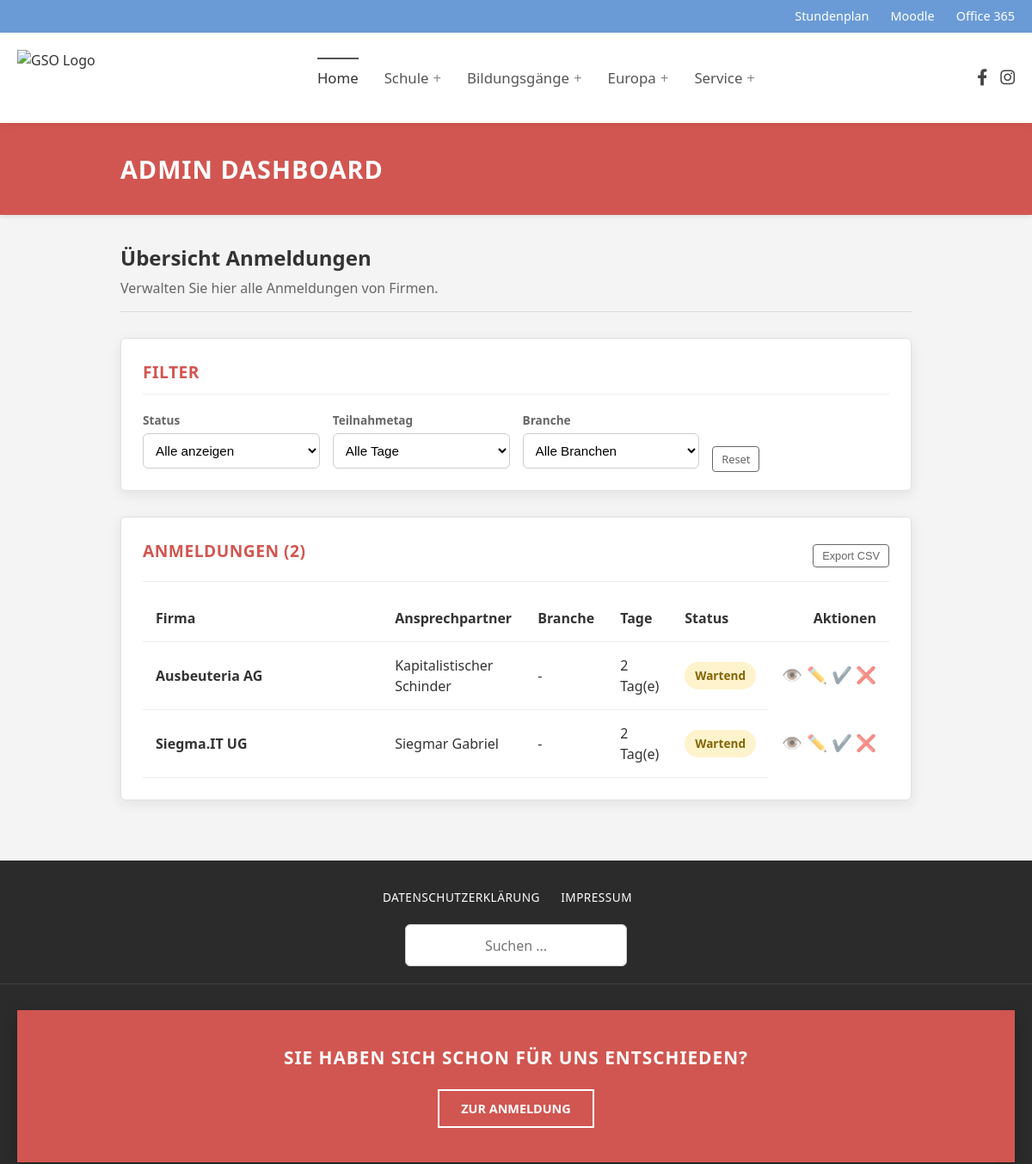
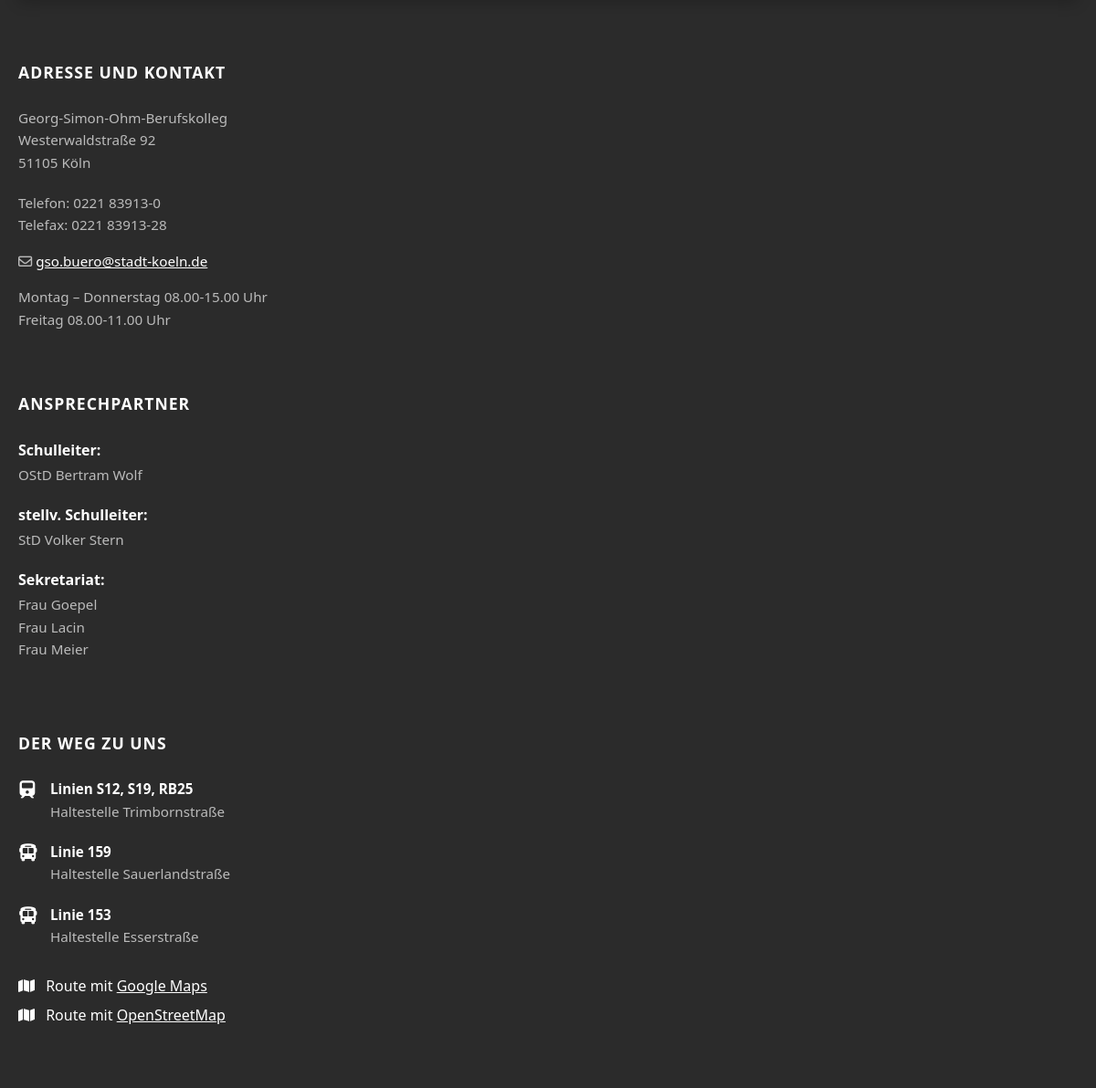
The app's page /dashboard (signed in) with its own data (2 pictures, top to bottom).
### database/models.py (models this page shows)
class Booking(Schema):
    __tablename__ = 'bookings'
    id = mapped_column(Integer, primary_key=True)
    user_id = mapped_column(Integer, ForeignKey('users.id'), nullable=False)
    event_year = mapped_column(Integer, nullable=False, default=datetime.now().year)
    first = mapped_column(Boolean, nullable=False, default=False)
    second = mapped_column(Boolean, nullable=False, default=False)
    status = mapped_column(Enum(BookingStatus), nullable=False, default=BookingStatus.pending)
    chairs_needed = mapped_column(Integer, nullable=False, default=0)
    tables_needed = mapped_column(Integer, nullable=False, default=0)
    remarks = mapped_column(String, nullable=True)
    presentation = mapped_column(String, nullable=True)
    user = relationship("User", back_populates="bookings")
    UniqueConstraint('user_id', 'event_year')

class User(Schema):
    __tablename__ = 'users'
    id = mapped_column(Integer, primary_key=True)
    name = mapped_column(String, nullable=False)
    contact_person = mapped_column(String, nullable=True)
    phone = mapped_column(String, nullable=True)
    email = mapped_column(String, nullable=False, unique=True)
    street = mapped_column(String, nullable=True)
    zip = mapped_column(String, nullable=True)
    city = mapped_column(String, nullable=True)
    support_association = mapped_column(Boolean, nullable=False, default=False)
    is_admin = mapped_column(Boolean, nullable=False, default=False)
    tokens = relationship("Token", back_populates="user")
    bookings = relationship("Booking", back_populates="user")

### app.py (the view, shortened to what this page needs)
@app.route('/marketplace')
@app.route('/dashboard')
@login_required
def dashboard():
    this_year = datetime.now().year
    if current_user.is_admin:
        template = 'admin_dashboard.html'
        bookings = get_bookings(**transform_filters(request.args), event_year=this_year)
    return render_template(template, user=current_user, bookings=bookings)

### app.py (called while the page is built)
@login_manager.user_loader
def load_user(user_id) -> Optional[Authenticated[User]]:
    try:
        user_id = int(user_id)
        user_record = db.query(User).filter_by(id=user_id).one()
        return Authenticated(user_record)
    except Exception:
        print(f'[WARN] user id not found: {user_id}')
        return None

### auth.py (called while the page is built)
    def __getattr__(self, attr):
        return getattr(self.record, attr)

### db.py (called while the page is built)
def get_bookings(**filters):
    return map(decorate, db.query(Booking).filter_by(**filters).all())

def decorate(booking):
    booking.duration = booking.first + booking.second
    return booking

### input.py (called while the page is built)
def transform_filters(qparams: MultiDict[str, str]) -> dict[str, Any]:
    db_filters = {}
    if 'status' in qparams and qparams['status'] != 'all':
        db_filters['status'] = qparams['status']
    if 'day' in qparams and qparams['day'] != 'all':
        if qparams['day'] != 'second':
            db_filters['first'] = True
        if qparams['day'] != 'first':
            db_filters['second'] = True
    if 'industry' in qparams and qparams['industry'] != 'all':
        pass
    return db_filters

### templates/admin_dashboard.html (shortened to what this page needs)
{% extends "baseLayout.html" %}
{% block content %}
{% set booking_list = bookings|list %}
<div class="full-width-banner">
  <div class="banner-inner">
    <h1>Admin Dashboard</h1>
  </div>
</div>
<div class="dashboard-container">
  <div class="dashboard-intro">
    <h2 class="welcome-title">Übersicht Anmeldungen</h2>
    <p class="welcome-sub">Verwalten Sie hier alle Anmeldungen von Firmen.</p>
  </div>
  <section class="dash-card filter-card">
    <h3 class="card-title">Filter</h3>
    <form class="filter-grid" method="GET" action="{{ url_for('dashboard') }}">
      <div class="filter-group">
        <label for="filter-status">Status</label>
        <select id="filter-status" name="status" class="admin-select" onchange="this.form.submit()">
          <option value="all" {% if request.args.get('status') == 'all' or not request.args.get('status') %}selected{% endif %}>Alle anzeigen</option>
        </select>
      </div>
      <div class="filter-group">
        <label for="filter-day">Teilnahmetag</label>
        <select id="filter-day" name="day" class="admin-select" onchange="this.form.submit()">
          <option value="all" {% if request.args.get('day') == 'all' or not request.args.get('day') %}selected{% endif %}>Alle Tage</option>
        </select>
      </div>
      <div class="filter-group">
        <label for="filter-industry">Branche</label>
        <select id="filter-industry" name="industry" class="admin-select" onchange="this.form.submit()">
          <option value="all" {% if request.args.get('industry') == 'all' or not request.args.get('industry') %}selected{% endif %}>Alle Branchen</option>
        </select>
      </div>
      <div class="filter-actions">
        <a href="{{ url_for('dashboard') }}" class="btn-small-outline">
            Reset
        </a>
      </div>
    </form>
  </section>
  <section class="dash-card results-card">
    <div class="header-row">
      <h3 class="card-title" style="margin-bottom:0; border:none;">Anmeldungen ({{ booking_list|length }})</h3>
      <button class="btn-small-outline">Export CSV</button>
    </div>
    <div class="table-responsive">
      <table class="admin-table">
        <thead>
          <tr>
            <th>Firma</th>
            <th>Ansprechpartner</th>
            <th>Branche</th>
            <th>Tage</th>
            <th>Status</th>
            <th class="text-right">Aktionen</th>
          </tr>
        </thead>
        <tbody>
        {% for booking in booking_list %}
          <tr>
            <td data-label="Firma" class="fw-bold">{{ booking.user.name }}</td>
            <td data-label="Ansprechpartner">{{ booking.user.contact_person }}</td>
            <td data-label="Branche">{{ booking.user.industry if booking.user.industry else "-" }}</td>
            <td data-label="Dauer">{{ booking.duration }} Tag(e)</td>
            <td data-label="Status">
              <span class="status-badge status-{{ booking.status.name|lower }}">
                {{ booking.status.value }}
              </span>
            </td>
            <td data-label="Aktionen" class="text-right action-cell">
              <a href="/admin/booking/{{ booking.id }}" class="btn-icon" title="Details ansehen">
                👁️
              </a>
              <a href="/admin/booking/{{ booking.id }}/edit" class="btn-icon" title="Bearbeiten">
                ✏️
              </a>
              <form action="/admin/booking/{{ booking.id }}/status/confirmed" method="POST" style="display:inline;">
                <button type="submit" class="btn-icon btn-approve" title="Anmeldung bestätigen">
                    ✔️
                </button>
              </form>
              <form action="/admin/booking/{{ booking.id }}/status/rejected" method="POST" style="display:inline;" onsubmit="return confirm('Möchten Sie diese Anmeldung wirklich ablehnen?');">
                <button type="submit" class="btn-icon btn-reject" title="Anmeldung ablehnen">
                    ❌
                </button>
              </form>
            </td>
          </tr>
        {% endfor %}
        </tbody>
      </table>
    </div>
  </section>
</div>
{% endblock %}

### templates/baseLayout.html (shortened to what this page needs)
<!DOCTYPE html>
<html lang="de">
<head>
    <link rel="stylesheet" href="https://cdnjs.cloudflare.com/ajax/libs/font-awesome/6.4.0/css/all.min.css">
    <link rel="stylesheet" href="{{ url_for('static', filename='css/baseStyle.css') }}">
    <link rel="stylesheet" href="{{ url_for('static', filename='css/marketplace.css') }}">
    <link rel="stylesheet" href="{{ url_for('static', filename='css/dashboard.css') }}">
</head>
<body>
    <div class="top-bar">
        <div class="container-width top-bar-inner">
            <a href="#">Stundenplan</a>
            <a href="#">Moodle</a>
            <a href="#">Office 365</a>
        </div>
    </div>
    <header class="site-header">
        <div class="container-width header-inner">
            <div class="branding">
                <a href="#">
                    <img src="https://www.gso-koeln.de/wp-content/uploads/2020/06/cropped-LOGO-GSO_neu.png" alt="GSO Logo">
                </a>
            </div>
            <nav class="main-navigation">
                <ul class="nav-list">
                    <li class="nav-item current-menu-item"><a href="#">Home</a></li>
                    <li class="nav-item has-sub"><a href="#">Schule</a></li>
                    <li class="nav-item has-sub"><a href="#">Bildungsgänge</a></li>
                    <li class="nav-item has-sub"><a href="#">Europa</a></li>
                    <li class="nav-item has-sub">
                        <a href="#">Service</a>
                    </li>
                </ul>
            </nav>
            <div class="header-socials">
                <a href="#" aria-label="Facebook"><i class="fab fa-facebook-f"></i></a>
                <a href="#" aria-label="Instagram"><i class="fab fa-instagram"></i></a>
            </div>
        </div>
    </header>
    {% block content %}
    {% endblock %}
    <div class="footer-wrapper">
        <div class="container-width footer-meta-top">
            <div class="footer-links">
                <a href="#">DATENSCHUTZERKLÄRUNG</a>
                <a href="#">IMPRESSUM</a>
            </div>
            <div class="footer-search">
                <form action="#">
                    <input type="text" placeholder="Suchen ...">
                    <button type="submit"><i class="fas fa-search"></i></button>
                </form>
            </div>
        </div>
        <div class="container-width">
            <div class="cta-banner">
                <h2>SIE HABEN SICH SCHON FÜR UNS ENTSCHIEDEN?</h2>
                <a href="#" class="btn-outline">ZUR ANMELDUNG</a>
            </div>
        </div>
        <footer class="site-footer">
            <div class="container-width">
                <div class="footer-grid">
                    <div class="footer-column">
                        <h3>ADRESSE UND KONTAKT</h3>
                        <p>Georg-Simon-Ohm-Berufskolleg<br>Westerwaldstraße 92<br>51105 Köln</p>
                        <div class="contact-details">
                            <p>Telefon: 0221 83913-0<br>Telefax: 0221 83913-28</p>
                            <p class="mail-link"><i class="far fa-envelope"></i> <a href="mailto:gso.buero@stadt-koeln.de">gso.buero@stadt-koeln.de</a></p>
                            <p style="margin-top: 15px;">Montag – Donnerstag 08.00-15.00 Uhr<br>Freitag 08.00-11.00 Uhr</p>
                        </div>
                    </div>
                    <div class="footer-column">
                        <h3>ANSPRECHPARTNER</h3>
                        <div class="person-group"><strong>Schulleiter:</strong><p>OStD Bertram Wolf</p></div>
                        <div class="person-group"><strong>stellv. Schulleiter:</strong><p>StD Volker Stern</p></div>
                        <div class="person-group"><strong>Sekretariat:</strong><p>Frau Goepel<br>Frau Lacin<br>Frau Meier</p></div>
                    </div>
                    <div class="footer-column">
                        <h3>DER WEG ZU UNS</h3>
                        <ul class="transport-list">
                            <li><i class="fas fa-train"></i> <div><strong>Linien S12, S19, RB25</strong><br>Haltestelle Trimbornstraße</div></li>
                            <li><i class="fas fa-bus"></i> <div><strong>Linie 159</strong><br>Haltestelle Sauerlandstraße</div></li>
                            <li><i class="fas fa-bus"></i> <div><strong>Linie 153</strong><br>Haltestelle Esserstraße</div></li>
                        </ul>
                        <div class="map-links">
                            <a href="#" target="_blank"><i class="fas fa-map"></i> Route mit <u>Google Maps</u></a><br>
                            <a href="#" target="_blank"><i class="fas fa-map"></i> Route mit <u>OpenStreetMap</u></a>
                        </div>
                    </div>
                </div>
            </div>
        </footer>
    </div>
</body>
</html>

### static/css/baseStyle.css (style rules this page uses)
* { box-sizing: border-box; }
body { margin: 0; padding: 0; font-family: 'Segoe UI', Tahoma, Geneva, Verdana, sans-serif; color: #333; background-color: #f9f9f9; line-height: 1.5; }
a { text-decoration: none; color: inherit; transition: color 0.2s ease; }
ul { list-style: none; padding: 0; margin: 0; }
.container-width { max-width: 1240px; margin: 0 auto; padding: 0 20px; }
.top-bar { background-color: #6a9bd6; color: #fff; font-size: 0.9rem; padding: 8px 0; }
.top-bar-inner { display: flex; justify-content: flex-end; gap: 25px; }
.top-bar a { color: #fff; font-weight: 500; }
.site-header { background-color: #fff; padding: 20px 0; box-shadow: 0 2px 10px rgba(0,0,0,0.05); position: relative; z-index: 100; }
.header-inner { display: flex; align-items: center; justify-content: space-between; }
.branding img { height: 65px; width: auto; display: block; }
.main-navigation .nav-list { display: flex; gap: 30px; margin: 0; padding: 0; }
.nav-item { position: relative; }
.nav-link, .nav-item a { color: #555; font-weight: 500; font-size: 1.05rem; padding: 10px 0; position: relative; }
.nav-item.has-sub > a::after { content: '+'; margin-left: 5px; font-weight: 400; color: #888; }
.nav-item.current-menu-item > a { color: #333; border-top: 2px solid #555; }
.header-socials { display: flex; gap: 15px; }
.header-socials a { color: #444; font-size: 1.2rem; }
.footer-wrapper { background-color: #2b2b2b; color: #ccc; padding-top: 30px; }
.footer-meta-top { display: flex; justify-content: space-between; align-items: center; margin-bottom: 30px; border-bottom: 1px solid rgba(255,255,255,0.1); padding-bottom: 20px; }
.footer-links a { color: #fff; font-size: 0.85rem; margin-right: 20px; text-transform: uppercase; letter-spacing: 0.5px; }
.footer-search { position: relative; }
.footer-search input { background: transparent; border: none; border-bottom: 1px solid #777; padding: 5px 25px 5px 0; color: #fff; font-size: 0.9rem; outline: none; width: 200px; text-align: right; }
.footer-search button { position: absolute; right: 0; top: 5px; background: none; border: none; color: #fff; cursor: pointer; }
.cta-banner { background-color: #d15651; padding: 40px; display: flex; justify-content: space-between; align-items: center; margin-bottom: 50px; box-shadow: 0 5px 15px rgba(0,0,0,0.2); }
.cta-banner h2 { color: #fff; margin: 0; font-size: 1.3rem; font-weight: 700; text-transform: uppercase; letter-spacing: 1px; }
.btn-outline { border: 2px solid #fff; color: #fff; padding: 10px 25px; text-transform: uppercase; font-weight: 600; font-size: 0.9rem; transition: all 0.3s; }
.site-footer { padding-bottom: 60px; }
.footer-grid { display: grid; grid-template-columns: repeat(3, 1fr); gap: 40px; }
.footer-column h3 { color: #fff; font-size: 1.1rem; text-transform: uppercase; margin-bottom: 25px; letter-spacing: 1px; font-weight: 700; }
.footer-column p, .footer-column li { font-size: 0.95rem; line-height: 1.6; color: #bbb; margin-bottom: 10px; }
.contact-details { margin-top: 20px; }
.mail-link a { color: #fff; text-decoration: underline; }
.person-group { margin-bottom: 20px; }
.person-group strong { color: #fff; display: block; margin-bottom: 3px; }
.person-group p { margin: 0; }
.transport-list li { display: flex; gap: 15px; margin-bottom: 20px; }
.transport-list i { color: #fff; font-size: 1.2rem; margin-top: 3px; width: 20px; text-align: center; }
.transport-list strong { color: #fff; }
.map-links { margin-top: 30px; }
.map-links a { color: #fff; display: inline-block; margin-bottom: 8px; }
.map-links i { margin-right: 8px; }
.cta-banner { flex-direction: column; text-align: center; gap: 20px; }
.footer-grid { grid-template-columns: 1fr; }
.footer-meta-top { flex-direction: column; gap: 20px; }
.footer-search input { text-align: center; }

### records on screen
Booking: user.name "Ausbeuteria AG", user.contact_person "Kapitalistischer Schinder", user "-", duration "2", status.value "Wartend"
Booking: user.name "Siegma.IT UG", user.contact_person "Siegmar Gabriel", user "-", duration "2", status.value "Wartend"

### other values on screen
{{ booking_list|length }} "2"
